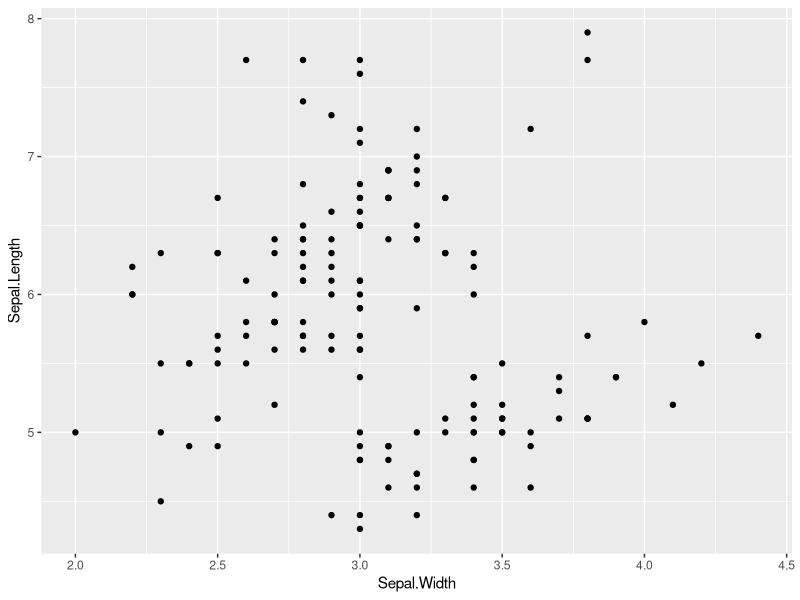
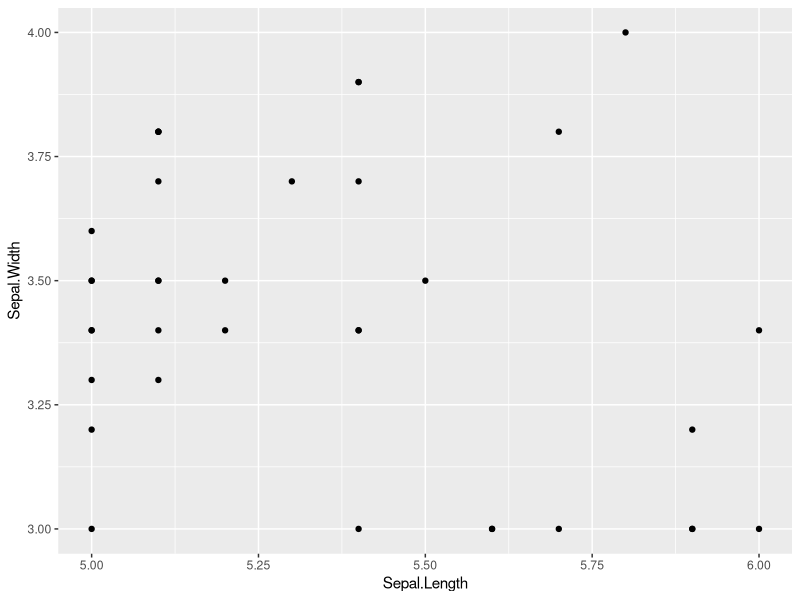
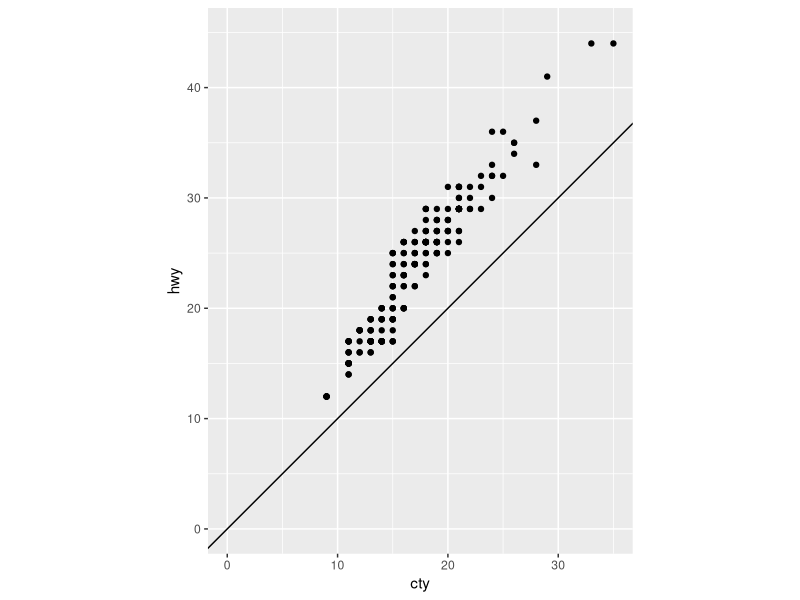
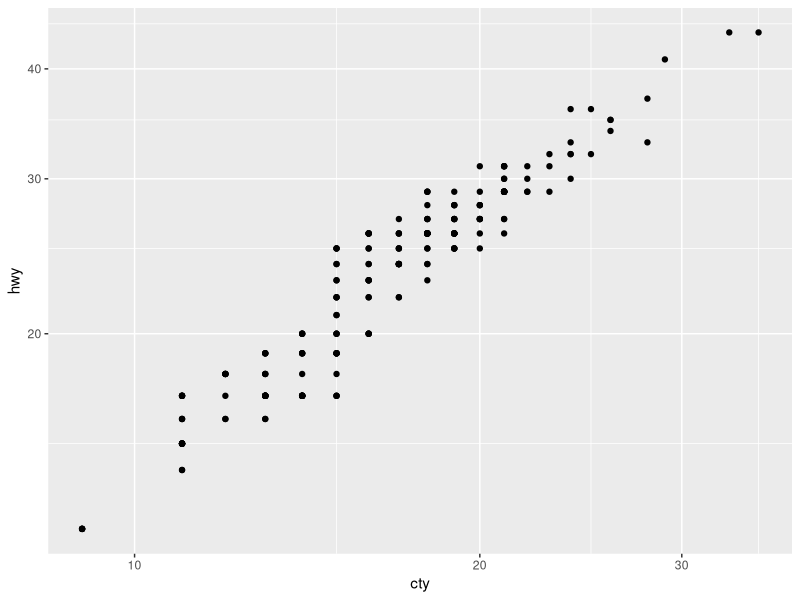
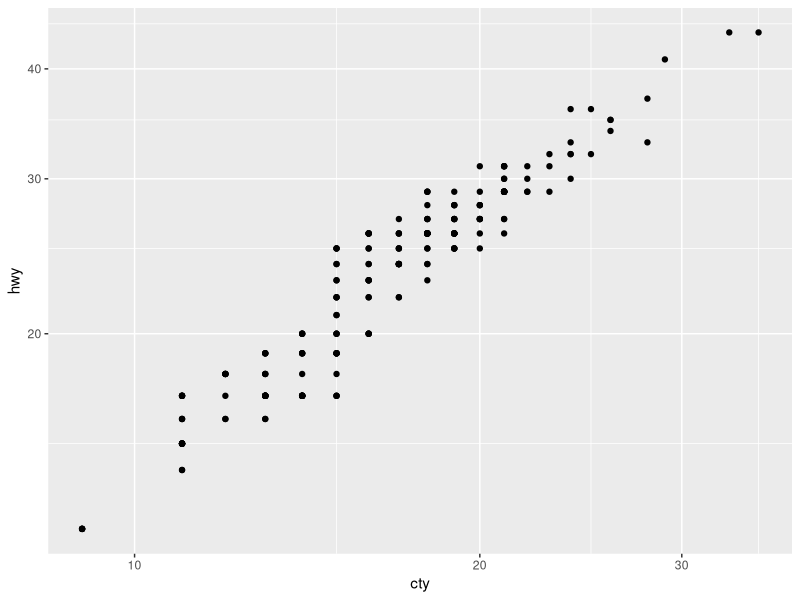
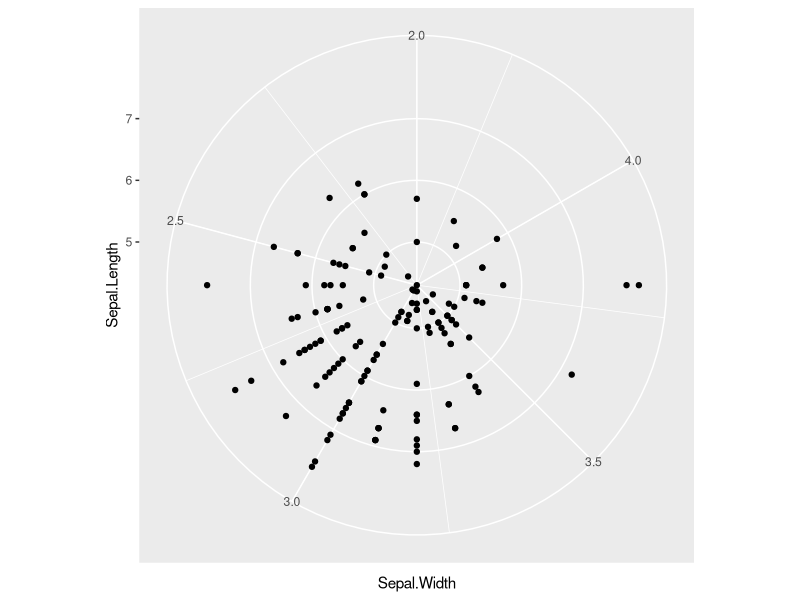
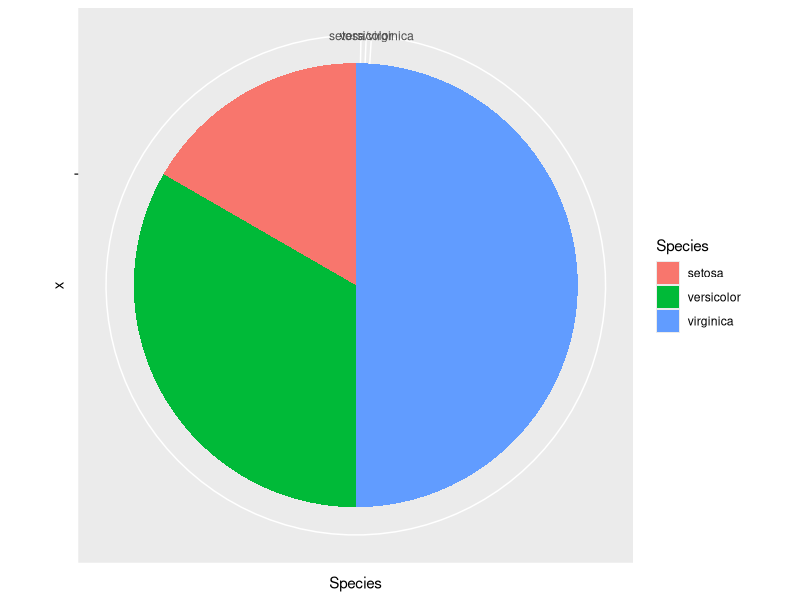
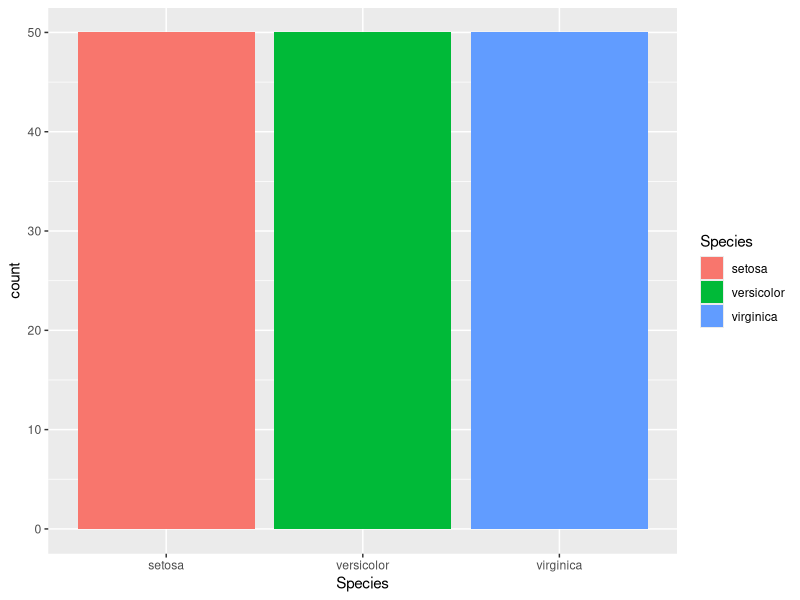

These figures' R source, in order:
# 20201020

# Packages utilisés 
library(tidyverse)
library(ggthemes)
# =============================================
base <- iris %>%
  ggplot(aes(x=Sepal.Length, y=Sepal.Width))+
  geom_point()

# Coordonnées 
# Changer les chaines des axes
# scale(linear, log)
# type(cartesian, polar)

# =============================================
# Fonction : coord_*
# Inverse x et y (Tourner la graphique)
base + coord_flip()

# Limiter les axes
base + coord_cartesian(xlim = c(5, 6), ylim = c(3, 4))

# Rapport entre les échelles de x et de y
miles <- mpg %>% 
  ggplot(aes(x=cty, y=hwy))+
  geom_point()
miles + 
  coord_equal(xlim = c(0, 35), ylim = c(0, 45)) +
  geom_abline(slope = 1, intercept = 0)

# Modifier les échelles des axes
# Toute transformation mathématiques est possible 
miles + coord_trans(x="log10", y="log10")
miles + coord_trans(x="log2", y="log2")

# Coordonnées polaires 
base + coord_polar(theta = "y", direction = -1)

# Camembert -- pie chart
iris %>%
  ggplot(aes(x="", y=Species, fill=Species)) +
  geom_col() +
  coord_polar(theta = "y")

iris %>%
  ggplot(aes(x=Species, fill=Species)) +
  geom_bar()

base <- iris %>%
  ggplot(aes(x=Sepal.Length, y=Sepal.Width, color= Species, size=Petal.Length))+
  geom_point()

# =============================================
# Couleurs
# Couleurs continue
base + scale_color_brewer()
# Couleurs discrète
base + scale_color_brewer(type = "qual")
# Colorblind
base + scale_color_viridis_d()

# Quels sont les palettes de couleurs de brewer()?
RColorBrewer::display.brewer.all()

# Faire tous seuls comme des grands
base + scale_color_manual(values = c("#cff09e","#a8dba8","#3b8686"))
base + scale_color_grey()

# Continuons variables
base <- iris %>%
  ggplot(aes(x=Sepal.Length, y=Sepal.Width, color= Petal.Width, size=Petal.Length))+
  geom_point()
base + scale_color_gradient(low = "green", high = "red")
base + scale_color_gradient2(low = "blue", mid = "white", high = "red", midpoint = 1.5)

# Entre discrète et continue : binned scale
base + scale_color_binned(type = "viridis")

# =============================================
# Size -- changer la taille
base + scale_size_area(max_size = 12)


# Remplissage (fill)
base <- mpg %>%
  ggplot(aes(x=manufacturer, fill = manufacturer)) +
  geom_bar()

base + scale_color_viridis_d()
base + scale_color_brewer(palette = "Set2")

# Différence entre changer les couleurs du MAPPING ou d'un OBJET
# Toutes barres rouges 
base + 
  geom_bar(fill = "red")
base + 
  geom_bar(fill = "red", width = 0.5)
base + 
  geom_bar(fill = "red", width = 1.5)

# Tout ce qui passe par aes() et scale_() changer les variables
# Tout ce qui passe directement aux geom() ne change pas

# =============================================
# Thèmes
# Changer tout sauf MAPPING
base + theme_classic()
base + theme_minimal()
base + theme_gray()
base + theme_dark()
base + theme_linedraw()
base + theme_void() # Seulement les donnees, pas de axes

# gghemes
base + theme_gdocs()
base + theme_wsj()
base + theme_stata()

# Contrôler à la main
base + 
  theme()

base + 
  theme_minimal()+
  theme(legend.position = "left")

# Comment ajouter des titres
base + 
  labs(title = "Mon titre", subtitle = "Mon soutitre")

# Comment ajouter des lignes
# geom_abline(), geom_hline(), geom_vline()

# Exercices





